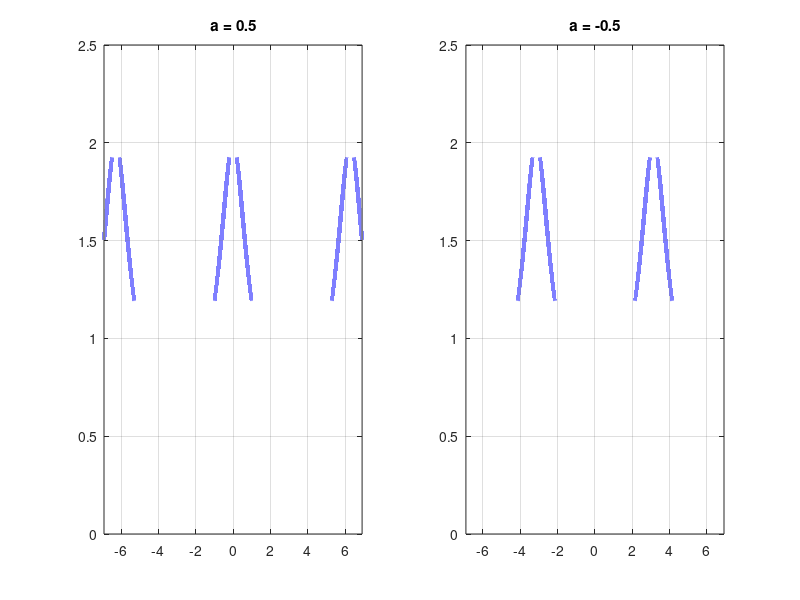

Write MATLAB code to recreate this figure.
a = [ 0.5, -0.5 ];
w = linspace( -2.2*pi, 2.2*pi, 1000000 );

for index = 1:2
    subplot( 1, 2, index );
    X = ( (1 - a(index)*cos(w)) + i*a(index)*sin(w) ).^-1;
    abs_X = abs(X);
    plot( w, abs_X, 'LineWidth', 3.5 )
    title( [ 'a = ', num2str( a(index) ) ] )
    axis( [-2.2*pi, 2.2*pi, 0, 2.5] );
    grid on
end